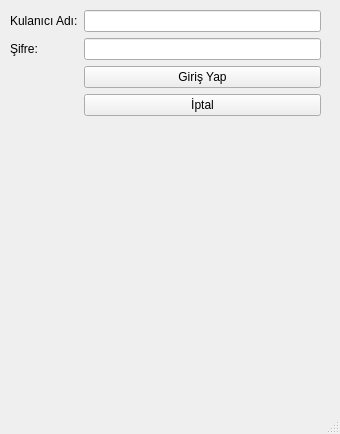
<?xml version="1.0" encoding="UTF-8"?>
<ui version="4.0">
 <class>MainWindow</class>
 <widget class="QMainWindow" name="MainWindow">
  <property name="geometry">
   <rect>
    <x>0</x>
    <y>0</y>
    <width>340</width>
    <height>434</height>
   </rect>
  </property>
  <property name="windowTitle">
   <string>MainWindow</string>
  </property>
  <widget class="QWidget" name="centralwidget">
   <widget class="QWidget" name="formLayoutWidget">
    <property name="geometry">
     <rect>
      <x>10</x>
      <y>10</y>
      <width>311</width>
      <height>371</height>
     </rect>
    </property>
    <layout class="QFormLayout" name="formLayout">
     <item row="0" column="0">
      <widget class="QLabel" name="label">
       <property name="text">
        <string>Kulanıcı Adı:</string>
       </property>
      </widget>
     </item>
     <item row="0" column="1">
      <widget class="QLineEdit" name="txtKulaniciAdi"/>
     </item>
     <item row="1" column="0">
      <widget class="QLabel" name="label_2">
       <property name="text">
        <string>Şifre:</string>
       </property>
      </widget>
     </item>
     <item row="1" column="1">
      <widget class="QLineEdit" name="txtSifre">
       <property name="echoMode">
        <enum>QLineEdit::Password</enum>
       </property>
      </widget>
     </item>
     <item row="2" column="1">
      <widget class="QPushButton" name="btGiris">
       <property name="text">
        <string>Giriş Yap</string>
       </property>
      </widget>
     </item>
     <item row="3" column="1">
      <widget class="QPushButton" name="btIptal">
       <property name="text">
        <string>İptal</string>
       </property>
      </widget>
     </item>
     <item row="4" column="1">
      <widget class="QLabel" name="lblSonuc">
       <property name="text">
        <string/>
       </property>
      </widget>
     </item>
    </layout>
   </widget>
  </widget>
  <widget class="QMenuBar" name="menubar">
   <property name="geometry">
    <rect>
     <x>0</x>
     <y>0</y>
     <width>340</width>
     <height>21</height>
    </rect>
   </property>
  </widget>
  <widget class="QStatusBar" name="statusbar"/>
 </widget>
 <resources/>
 <connections/>
</ui>
